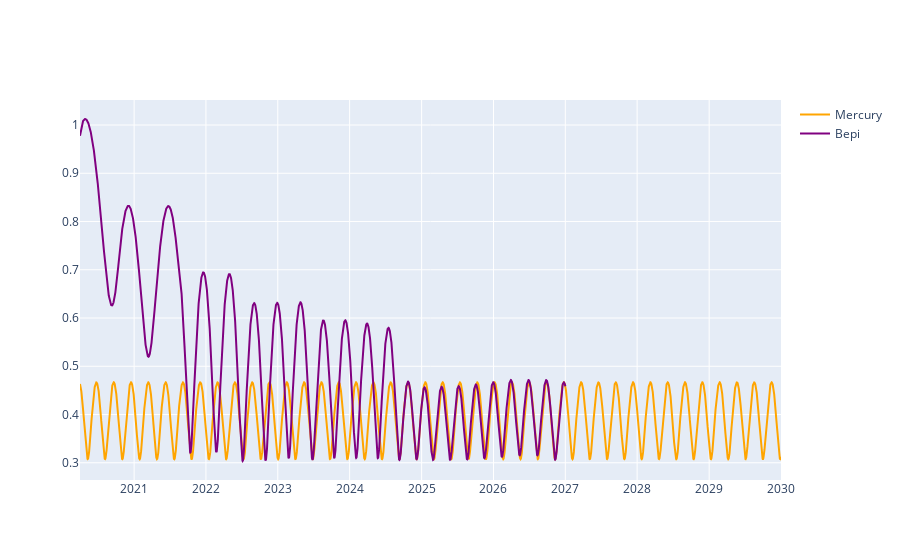

The code cell stored with this chart in its notebook:
### Code cell
##make a plotly plot

#init_notebook_mode(connected = True)
#init_notebook_mode(connected = False)

fig=plt.figure(figsize=(8,10), dpi=150)
    
nrows=1
fig = make_subplots(rows=nrows, cols=1, shared_xaxes=True)

fig.add_trace(go.Scatter(x=mercury.time, y=mercury.r, name='Mercury', line_color='orange' ) )

fig.add_trace(go.Scatter(x=bepi.time, y=bepi.r, name='Bepi',line_color='purple') )


fig.write_html(f'positions_plotly.html')
fig.show()

### Figure 1 — Plotly figure (JSON) as saved in the notebook; plotly's stock layout.template omitted (floating-point values rounded to 4 significant figures; data arrays with more than 128 entries replaced by an {"elided": "..."} marker saying what was removed)
{"data": [{"line": {"color": "orange"}, "name": "Mercury", "type": "scatter", "x": {"elided": "7125 str values"}, "y": {"elided": "7125 float values"}}, {"line": {"color": "purple"}, "name": "Bepi", "type": "scatter", "x": {"elided": "4933 str values"}, "y": {"elided": "4933 float values"}}], "layout": {"autosize": true, "xaxis": {"anchor": "y", "autorange": true, "domain": [0, 1], "range": ["2020-04-01", "2030-01-01"], "type": "date"}, "yaxis": {"anchor": "x", "autorange": true, "domain": [0, 1], "range": [0.2643, 1.052], "type": "linear"}}}
